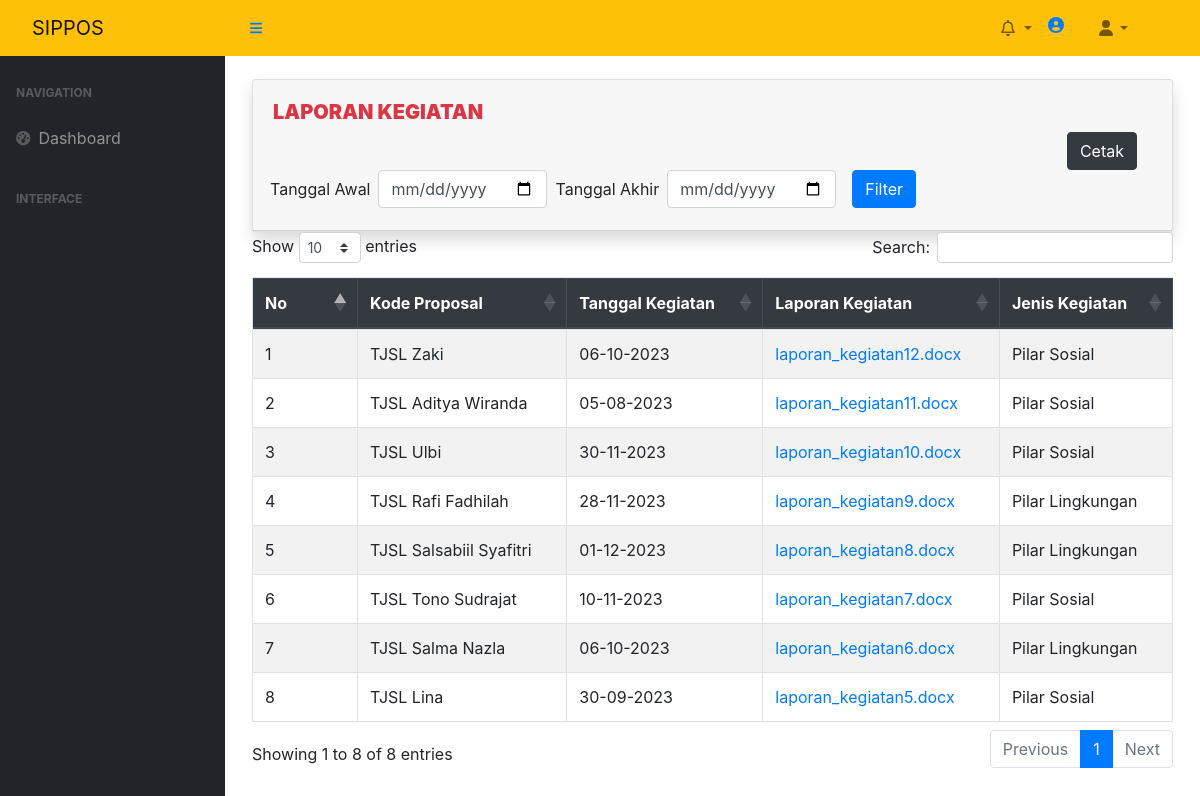
The page /index.php/laporan_kegiatan on the database its author committed.
### tables this page shows
CREATE TABLE `laporan_kegiatan` (
  `id_laporan` int(50) NOT NULL,
  `id_perencanaan` int(50) NOT NULL,
  `id_proposal` varchar(50) NOT NULL,
  `tgl_kegiatan` date NOT NULL,
  `laporan_kegiatan` varchar(50) NOT NULL,
  `jenis_kegiatan` varchar(50) NOT NULL
);

### application/controllers/Laporan_kegiatan.php (called while the page is built, shortened)
<?php
class Laporan_kegiatan extends CI_Controller
{
    function __construct()
    {
        $this->load->model(array('Laporan_kegiatan_model','perencanaan_kegiatan_model'));
        $this->load->library('form_validation');
    }
    public function index()
    {
        $q = urldecode($this->input->get('q', TRUE));
        $start = intval($this->input->get('start'));
        if ($q <> '') {
            $config['base_url'] = base_url() . 'laporan_kegiatan/index.html?q=' . urlencode($q);
            $config['first_url'] = base_url() . 'laporan_kegiatan/index.html?q=' . urlencode($q);
        } else {
            $config['base_url'] = base_url() . 'laporan_kegiatan/index.html';
            $config['first_url'] = base_url() . 'laporan_kegiatan/index.html';
        }
        $config['per_page'] = 10;
        $config['page_query_string'] = TRUE;
        $laporan_kegiatan = $this->db->query("SELECT * FROM laporan_kegiatan order by id_laporan DESC")->result();
        $this->load->library('pagination');
        $this->pagination->initialize($config);
        $data = array(
            'laporan_kegiatan_data' => $laporan_kegiatan,
            'q' => $q,
            'pagination' => $this->pagination->create_links(),
            'start' => $start,
        );
        $data['page'] = 'laporan_kegiatan/laporan_kegiatan_list';
        $this->load->view('template', $data);
    }
}

### index.php (called while the page is built, shortened)
<?php
require_once BASEPATH.'core/CodeIgniter.php';

### application/views/laporan_kegiatan/laporan_kegiatan_list.php (the view, shortened to what this page needs)
<!doctype html>
<html>
<head>
    <link rel="stylesheet" href="https://cdnjs.cloudflare.com/ajax/libs/twitter-bootstrap/4.5.2/css/bootstrap.css"/>
    <link rel="stylesheet" href="https://cdn.datatables.net/1.13.5/css/dataTables.bootstrap4.min.css"/>
</head>
<body>
    <div class="container">
        <div class="row">
            <div class="col-lg-30 col-xl-20">
                <div class="card shadow mb-8">
                    <div class="card-header">
                        <div class="row">
                            <div class="col">
                                <h5 class="mt-2 font-weight-bold text-danger"> <b>LAPORAN KEGIATAN</b></h5>
                                <div class="col-md-12 text-right">
                                                    <a href="javascript:printLaporan()" class="btn btn-dark">Cetak </a>
                                                </div>
                                <div class="row" style="margin-bottom: 10px">
                                    <div class="col-md-9 text-center">
                                        <div class="row align-items-center justify-content-center">
                                            <form action="<?= site_url('Laporan_kegiatan/filter_function') ?>" method="POST" class="form-inline">
                                                <div class="form-group">
                                                    <label for="tgl_awal">Tanggal Awal</label>
                                                    <input type="date" class="form-control mx-2" name="start_date" id="tgl_awal" ">
                                                </div>
                                                <div class="form-group">
                                                    <label for="tgl_akhir">Tanggal Akhir</label>
                                                    <input type="date" class="form-control mx-2" name="end_date" id="tgl_akhir" ">
                                                </div>
                                                <button type="submit" class="btn btn-primary mx-2">Filter</button>
                                            </form>
                                        </div>
                                    </div>
                                </div>
               </div>
                            </div>
                        </div>
                    </div>
                    <table id="example" class="table table-striped table-bordered" style="width:100%">
                        <thead align="center" class="thead-dark">
                            <tr>
                                <th>No</th>
                                <th>Kode Proposal</th>
                                <th>Tanggal Kegiatan</th>
                                <th>Laporan Kegiatan</th>
                                <th>Jenis Kegiatan</th>
                            </tr>
                        </thead>
                        <tbody>
                            <?php
                            foreach ($laporan_kegiatan_data as $row) :
                                 $date_only = date('d-m-Y', strtotime($row->tgl_kegiatan));
                                ?>
                                <tr>
                                    <td width="80px"><?php echo ++$start ?></td>
                                    <td>TJSL <?php echo $row->id_proposal ?></td>
                                    <td><?php echo $date_only ?></td>
                                    <td><a target="_blank" href="<?=base_url('assets/laporan_kegiatan/'.$row->laporan_kegiatan)?>"><?php echo $row->laporan_kegiatan ?></a></td>
                                    <td><?php echo $row->jenis_kegiatan ?></td>
                                </tr>
                                <?php
                            endforeach;
                            ?>
                        </tbody>
                    </table>
                </div>
            </div>
        </div>
    </div>
</body>
</html>

### application/views/template.php (shortened to what this page needs)
<!DOCTYPE html>
<html lang="en">
    <head>
<link href="
https://cdn.jsdelivr.net/npm/sweetalert2@11.7.18/dist/sweetalert2.min.css
" rel="stylesheet">
        <link href="https://cdn.jsdelivr.net/npm/simple-datatables@7.1.2/dist/style.min.css" rel="stylesheet" />
        <link href="<?php echo base_url()?>assets/css/styles.css" rel="stylesheet" />
    </head>
    <body class="sb-nav-fixed">
        <nav class="sb-topnav navbar navbar-expand navbar-warning bg-warning">
            <a class="navbar-brand ps-3" href="#">SIPPOS</a>
            <button class="btn btn-link btn-sm order-1 order-lg-0 me-4 me-lg-0" id="sidebarToggle" href="#!"><i class="fas fa-bars"></i></button>
        <ul class="navbar-nav ms-auto ">
            <li class="nav-item dropdown">
                    <a class="nav-link dropdown-toggle" data-bs-toggle="dropdown" href="">
                        <i class="far fa-bell"></i>
                    </a>
            </li>
                <li>
                <h6 class=" mt-2 mr-3 font-weight-bold text-dark text-dark"><span class="icon "></span>
                <a href="#"><i class="fas fa-user-circle mr-lg-2 text-lg ml-2"></i></a><?php echo $_SESSION['username']; ?>
                </h6>
                </li>
            <ul class="navbar-nav ms-auto ms-md-0 me-3 me-lg-5">
                <li class="nav-item dropdown">
                    <a class="nav-link dropdown-toggle" id="navbarDropdown" href="#" role="button" data-bs-toggle="dropdown" aria-expanded="false"><i class="fas fa-user fa-fw"></i></a>
                </li>
            </ul>
        </nav>
        <div id="layoutSidenav">
            <div id="layoutSidenav_nav">
                <nav class="sb-sidenav accordion sb-sidenav-dark" id="sidenavAccordion">
                    <div class="sb-sidenav-menu">
                        <div class="nav">
                            <div class="sb-sidenav-menu-heading">Navigation</div>
                            <a class="nav-link" href="<?php echo site_url()?>/Dashboard">
                                <div class="sb-nav-link-icon"><i class="fas fa-tachometer-alt"></i></div>
                                Dashboard
                            </a>
                            <div class="sb-sidenav-menu-heading">Interface</div>
                            <a class="nav-link collapsed" href="#" data-bs-toggle="collapse" data-bs-target="#collapseLayouts" aria-expanded="false" aria-controls="collapseLayouts">
                            </a>
                    </div>
                </nav>
            </div>
            <div id="layoutSidenav_content">
              <main>
            <?php $this->load->view($page); ?>
    </body>
</html>

### application/views/laporan_kegiatan/laporan_kegiatan_list.php (style rules this page uses)
body { padding: 15px; }

### rows shown on the page
laporan_kegiatan: id_proposal "Zaki", tgl_kegiatan "06-10-2023", laporan_kegiatan "laporan_kegiatan12.docx", jenis_kegiatan "Pilar Sosial"
laporan_kegiatan: id_proposal "Aditya Wiranda", tgl_kegiatan "05-08-2023", laporan_kegiatan "laporan_kegiatan11.docx", jenis_kegiatan "Pilar Sosial"
laporan_kegiatan: id_proposal "Ulbi", tgl_kegiatan "30-11-2023", laporan_kegiatan "laporan_kegiatan10.docx", jenis_kegiatan "Pilar Sosial"
laporan_kegiatan: id_proposal "Rafi Fadhilah", tgl_kegiatan "28-11-2023", laporan_kegiatan "laporan_kegiatan9.docx", jenis_kegiatan "Pilar Lingkungan"
laporan_kegiatan: id_proposal "Salsabiil Syafitri", tgl_kegiatan "01-12-2023", laporan_kegiatan "laporan_kegiatan8.docx", jenis_kegiatan "Pilar Lingkungan"
laporan_kegiatan: id_proposal "Tono Sudrajat", tgl_kegiatan "10-11-2023", laporan_kegiatan "laporan_kegiatan7.docx", jenis_kegiatan "Pilar Sosial"
laporan_kegiatan: id_proposal "Salma Nazla", tgl_kegiatan "06-10-2023", laporan_kegiatan "laporan_kegiatan6.docx", jenis_kegiatan "Pilar Lingkungan"
laporan_kegiatan: id_proposal "Lina", tgl_kegiatan "30-09-2023", laporan_kegiatan "laporan_kegiatan5.docx", jenis_kegiatan "Pilar Sosial"
